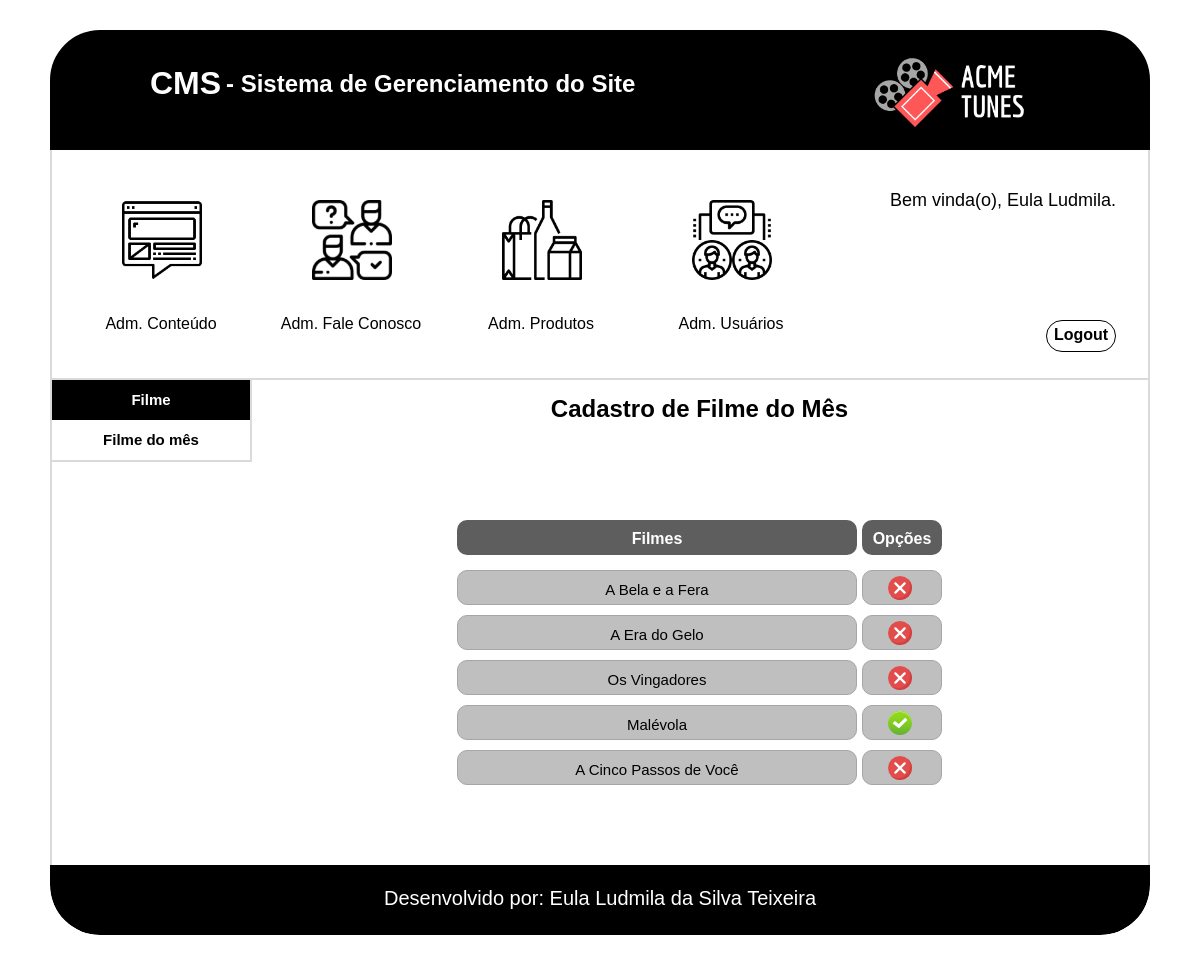
Page /cms/filme_mes.php (signed in) on the committed database.
### tables this page shows
CREATE TABLE `tbl_produto_filme` (
  `cod_produto_filme` int(11) NOT NULL AUTO_INCREMENT,
  `nome_filme` varchar(255) NOT NULL,
  `lancamento` date NOT NULL,
  `tempo` varchar(45) NOT NULL,
  `preco` decimal(8,2) NOT NULL,
  `foto` varchar(255) NOT NULL,
  `descricao` mediumtext NOT NULL,
  `imagem_slide` varchar(255) DEFAULT NULL,
  `ativo_filme_mes` tinyint(1) NOT NULL DEFAULT '0',
  `ativo_filme` tinyint(1) NOT NULL DEFAULT '0',
  `cod_classificacao` int(11) NOT NULL,
  PRIMARY KEY (`cod_produto_filme`),
  KEY `fk_produto_filme_cod_classificacao_idx` (`cod_classificacao`),
  CONSTRAINT `fk_produto_filme_cod_classificacao` FOREIGN KEY (`cod_classificacao`) REFERENCES `tbl_classificacao` (`cod_classificacao`)
);

### cms/filme_mes.php (the view, shortened to what this page needs)
<?php
    $conexao = conexaoMysql();
    $img = "img/cancel.png";
    $legenda = "Desativado";
?>
<!doctype html>
<html lang="pt-br">
    <head>
        <link href="css/filme_mes.css" type="text/css" rel="stylesheet">
        <link href="css/formatacao.css" type="text/css" rel="stylesheet">
        <link href="css/cabecalho_menu_adm.css" type="text/css" rel="stylesheet">
        <link href="css/rodape.css" type="text/css" rel="stylesheet">
    </head>
    <body>
        <div id="caixa_conteudo">
            <div id="conteudo" class="center">
                <?php include('cabecalho_menu_adm.php')?>
                <div class="itens">
                    <div id="menu_cadastro">
                        <a href="filme.php">
                            <div class="menu menu_filme">
                                 Filme
                            </div>
                        </a>
                        <a href="filme_mes.php">
                            <div class="menu menu_opcoes">
                                 Filme do mês
                            </div>
                        </a>
                    </div>
                    <div class="cadastro">
                        <div class="titulo_filme_mes"><h2>Cadastro de Filme do Mês</h2></div>
                        <div class="tabela center">
                            <div class="linha_titulo">
                                <div class="titulo_form">
                                    <h4>Filmes</h4>
                                </div>
                                <div class="titulo_opcoes">
                                    <h4>Opções</h4>
                                </div>
                            </div>
                            <?php
                              $sql = "SELECT * FROM tbl_produto_filme WHERE ativo_filme = 1";
                              $select = mysqli_query($conexao,$sql);
                              while($rsfilmes = mysqli_fetch_array($select)){
                                if($rsfilmes['ativo_filme_mes'] == 0){
                                  $img = "img/cancel.png";
                                  $legenda = "Desativado";
                                }elseif($rsfilmes['ativo_filme_mes'] == 1){
                                  $img = "img/ok.png";
                                  $legenda = "Ativado";
                                }
                            ?>
                            <div class="informacoes_form">
                                <div class="linha_informacao">
                                    <span><?php echo($rsfilmes['nome_filme'])?></span>
                                </div>
                                <div class="linha_botao">
                                    <figure class="desativar">
                                        <a href="filme_mes.php?ativo_filme_mes=<?php echo($rsfilmes['ativo_filme_mes'])?>&id=<?php echo($rsfilmes['cod_produto_filme'])?>">
                                            <img src="<?php echo($img)?>" alt="<?php echo($legenda)?>" title="<?php echo($legenda)?>" class="botao">
                                        </a>
                                    </figure>
                                </div>
                            </div>
                            <?php
                              }
                            ?>
                        </div>
                    </div>
                </div>
                <?php include('rodape.php')?>
            </div>
        </div>
    </body>
</html>

### cms/css/filme_mes.css (style rules this page uses)
#caixa_conteudo { width: 100%; min-height: 500px; height: auto; overflow:hidden; padding-bottom: 50px; }
#conteudo { width: 1100px; min-height: 350px; height: auto; border-radius: 50px; overflow:hidden; padding-top: 30px; box-sizing: border-box; }
.itens { width: 1100px; min-height: 400px; height: auto; border-left: solid 2px #dadada; border-right: solid 2px #dadada; padding-bottom: 50px; overflow:hidden; padding-bottom: 50px; box-sizing: border-box; }
.titulo_filme_mes { width: inherit; height: 80px; text-align: center; box-sizing: border-box; padding-top: 15px; margin-bottom: 30px; }
.tabela { width: 485px; min-height: 115px; height: auto; overflow: hidden; box-sizing: border-box; padding-bottom: 20px; }
.linha_titulo { width: inherit; height: 80px; padding-top: 30px; box-sizing: border-box; }
.titulo_form { width: 400px; height: 35px; border-radius: 10px; text-align: center; box-sizing: border-box; padding-top: 10px; float: left; margin-right: 5px; background-color: #5E5E5E; color: #ffffff; }
.titulo_opcoes { width: 80px; height: 35px; border-radius: 10px; text-align: center; box-sizing: border-box; padding-top: 10px; float: left; background-color: #5E5E5E; color: #ffffff; }
.informacoes_form { width: inherit; min-height: 35px; height: auto; overflow: hidden; margin-bottom: 10px; }
.linha_informacao { width: 400px; height: 35px; border-radius: 10px; font-size: 15px; white-space: nowrap; overflow: hidden; text-overflow: ellipsis; float: left; padding-top: 10px; text-align: center; box-sizing: border-box; margin-right: 5px; padding-left: 5px; padding-right: 5px; border: solid 1px #a6a6a6; background-color: #BFBFBF }
.linha_botao { width: 80px; height: 35px; border-radius: 10px; float: left; box-sizing: border-box; padding-left: 25px; padding-top: 5px; border: solid 1px #a6a6a6; background-color: #BFBFBF; }
.desativar { width: 24px; height: 24px; float: left; }

### cms/css/formatacao.css (style rules this page uses)
p, h1,h2,h3,h4,li,ul,figure,body { margin: 0; padding: 0; }
.center { margin-left: auto; margin-right: auto; }
body { font-family: Helvetica; box-sizing: border-box; }
a { text-decoration: none; color: #000000; }
#menu_cadastro { width: 200px; min-height: 40px; height: auto; border-bottom: solid 2px #dadada; border-right: solid 2px #dadada; box-sizing: border-box; font-weight: bold; font-size: 15px; line-height: 2; float: left; }
.menu { width: inherit; height: 40px; text-align: center; box-sizing: border-box; padding-top: 5px; cursor: pointer; }
.menu_filme { background-color: #000000; color: #ffffff; }
.cadastro { width: 895px; min-height: 100px; height: auto; float: left; }

### rows in the picture
tbl_produto_filme: nome_filme "A Bela e a Fera"
tbl_produto_filme: nome_filme "A Era do Gelo"
tbl_produto_filme: nome_filme "Os Vingadores"
tbl_produto_filme: nome_filme "Malévola", shows a picture
tbl_produto_filme: nome_filme "A Cinco Passos de Você"

### other values in the picture
$_SESSION['nome'] "Eula Ludmila"
